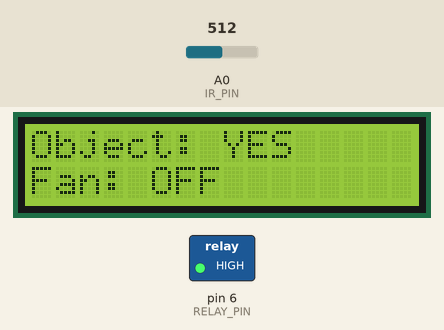
Recording of a sketch running on a simulated Arduino Uno, built with avr-gcc and run on an emulated ATmega328P. Shown: 16×2 character LCD, switched loads named in the sketch (green lamp = pin HIGH). The test bench sets the inputs (shaded band); at power-on: A0 (IR_PIN) = 512. What the sketch prints to the serial monitor is not drawn.

Above: at 3.3 s.
3.4 s: A0 (IR_PIN) set to 586
6.4 s: A0 (IR_PIN) set to 609
At 7.7 s:
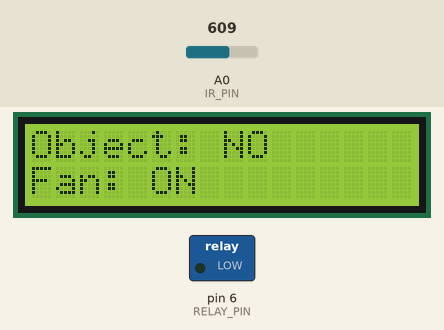
8.0 s: A0 (IR_PIN) set to 590
At 8.4 s:
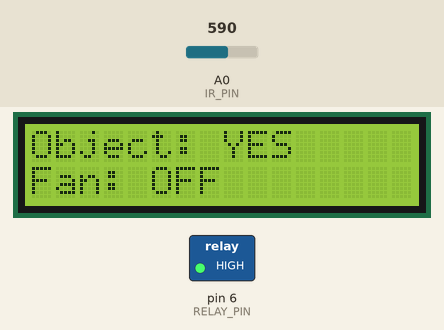
9.5 s: A0 (IR_PIN) set to 610
At 10.4 s:
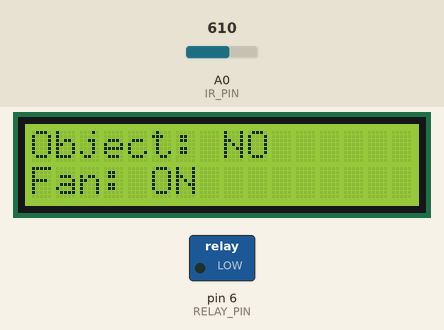
Timing chart, 0 to 12.0 s (numbered marks = the images above; inputs shaded):
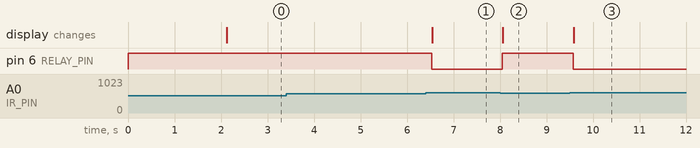

The sketch:

ir_fan_control.ino
```cpp
/**
 * Automatic Fan Control System — IR Sensor Variant
 *
 * Alternative implementation using an Infrared (IR) proximity sensor
 * instead of a PIR sensor. Suitable when a PIR sensor is unavailable
 * or when shorter-range object detection is sufficient.
 *
 * Note on logic inversion:
 *   The IR sensor used here outputs a LOW value when an object is
 *   present (active-low). The fan logic is therefore inverted relative
 *   to the PIR variant.
 *
 * Hardware:
 *   - Arduino Uno (ATmega328)
 *   - IR Sensor Module  → Analog Pin A0
 *   - 5V Relay Module   → Digital Pin 6
 *   - 16x2 LCD (I2C)   → SDA: A4, SCL: A5
 *
 * Dependencies:
 *   - LiquidCrystal_I2C (Frank de Brabander)
 *   - Wire (built-in)
 */

#include <Wire.h>
#include <LiquidCrystal_I2C.h>

// --- Pin Definitions ---
const int IR_PIN    = A0;  // IR sensor analog output
const int RELAY_PIN = 6;   // Relay module control pin

// --- Configuration ---
const int  OBJECT_THRESHOLD = 600;   // ADC threshold for object detection (0–1023)
const int  LOOP_DELAY_MS    = 100;   // Main loop delay (ms)

// --- LCD Setup ---
LiquidCrystal_I2C lcd(0x27, 16, 2);

// --- State ---
bool fanState = false;  // false = OFF, true = ON


// -----------------------------------------------------------------------
void setup() {
  Serial.begin(9600);

  pinMode(IR_PIN,    INPUT);
  pinMode(RELAY_PIN, OUTPUT);
  digitalWrite(RELAY_PIN, HIGH);  // Relay OFF (active-low logic)

  // Initialise LCD
  lcd.begin(16, 2);
  lcd.backlight();

  // Splash screen
  lcd.setCursor(0, 0);
  lcd.print("Automatic Fan");
  lcd.setCursor(0, 1);
  lcd.print("Control System");
  delay(2000);
  lcd.clear();

  updateDisplay();
}


// -----------------------------------------------------------------------
void loop() {
  int irValue = analogRead(IR_PIN);

  Serial.print("IR Value: ");
  Serial.println(irValue);

  if (irValue > OBJECT_THRESHOLD) {
    // --- No object / person detected (sensor value high = clear path) ---
    lcd.setCursor(0, 0);
    lcd.print("Object: NO      ");

    if (!fanState) {
      fanState = true;
      digitalWrite(RELAY_PIN, LOW);   // Relay ON (active-low)
      updateDisplay();
    }

  } else {
    // --- Object / person detected (sensor value drops below threshold) ---
    lcd.setCursor(0, 0);
    lcd.print("Object: YES     ");

    if (fanState) {
      fanState = false;
      digitalWrite(RELAY_PIN, HIGH);  // Relay OFF
      updateDisplay();
    }
  }

  delay(LOOP_DELAY_MS);
}


// -----------------------------------------------------------------------
/**
 * Updates the second LCD row with the current fan state.
 */
void updateDisplay() {
  lcd.setCursor(0, 1);
  // Note: display label is inverted for this IR sensor variant
  lcd.print(fanState ? "Fan: ON         " : "Fan: OFF        ");
}
```

Measured:
- the behaviour switches between 600 and 601 on A0 (IR_PIN) (found by bisection; images 0 and 1)
- after the input at 3.4 s, every drawn part: stays the same
- after the input at 6.4 s, pin 6 (RELAY_PIN): HIGH → LOW after 0.13 s; the display: changes after 0.14 s (image 1)
- after the input at 8.0 s, pin 6 (RELAY_PIN): LOW → HIGH after 0.05 s; the display: changes after 0.06 s (image 2)
- after the input at 9.5 s, pin 6 (RELAY_PIN): HIGH → LOW after 0.07 s; the display: changes after 0.09 s (image 3)
